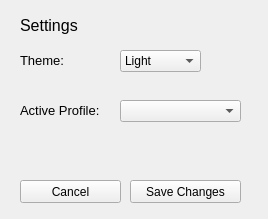
<?xml version="1.0" encoding="UTF-8"?>
<ui version="4.0">
 <class>Form</class>
 <widget class="QWidget" name="Form">
  <property name="geometry">
   <rect>
    <x>0</x>
    <y>0</y>
    <width>268</width>
    <height>219</height>
   </rect>
  </property>
  <property name="windowTitle">
   <string>Settings</string>
  </property>
  <widget class="QLabel" name="SettingsLabel">
   <property name="geometry">
    <rect>
     <x>20</x>
     <y>10</y>
     <width>111</width>
     <height>31</height>
    </rect>
   </property>
   <property name="font">
    <font>
     <pointsize>12</pointsize>
    </font>
   </property>
   <property name="text">
    <string>Settings</string>
   </property>
  </widget>
  <widget class="QLabel" name="ThemeLabel">
   <property name="geometry">
    <rect>
     <x>20</x>
     <y>50</y>
     <width>47</width>
     <height>21</height>
    </rect>
   </property>
   <property name="font">
    <font>
     <pointsize>10</pointsize>
    </font>
   </property>
   <property name="text">
    <string>Theme:</string>
   </property>
  </widget>
  <widget class="QComboBox" name="ThemeDropdown">
   <property name="geometry">
    <rect>
     <x>120</x>
     <y>50</y>
     <width>81</width>
     <height>22</height>
    </rect>
   </property>
   <item>
    <property name="text">
     <string>Light</string>
    </property>
   </item>
   <item>
    <property name="text">
     <string>Dark</string>
    </property>
   </item>
  </widget>
  <widget class="QPushButton" name="SaveSettingsButton">
   <property name="geometry">
    <rect>
     <x>130</x>
     <y>180</y>
     <width>111</width>
     <height>23</height>
    </rect>
   </property>
   <property name="text">
    <string>Save Changes</string>
   </property>
  </widget>
  <widget class="QLabel" name="ActiveProfileLabel">
   <property name="geometry">
    <rect>
     <x>20</x>
     <y>100</y>
     <width>91</width>
     <height>21</height>
    </rect>
   </property>
   <property name="font">
    <font>
     <pointsize>10</pointsize>
    </font>
   </property>
   <property name="text">
    <string>Active Profile:</string>
   </property>
  </widget>
  <widget class="QComboBox" name="ActiveProfileDropdown">
   <property name="geometry">
    <rect>
     <x>120</x>
     <y>100</y>
     <width>121</width>
     <height>22</height>
    </rect>
   </property>
  </widget>
  <widget class="QPushButton" name="CancelSettingsButton">
   <property name="geometry">
    <rect>
     <x>20</x>
     <y>180</y>
     <width>101</width>
     <height>23</height>
    </rect>
   </property>
   <property name="text">
    <string>Cancel</string>
   </property>
  </widget>
 </widget>
 <resources/>
 <connections/>
</ui>
